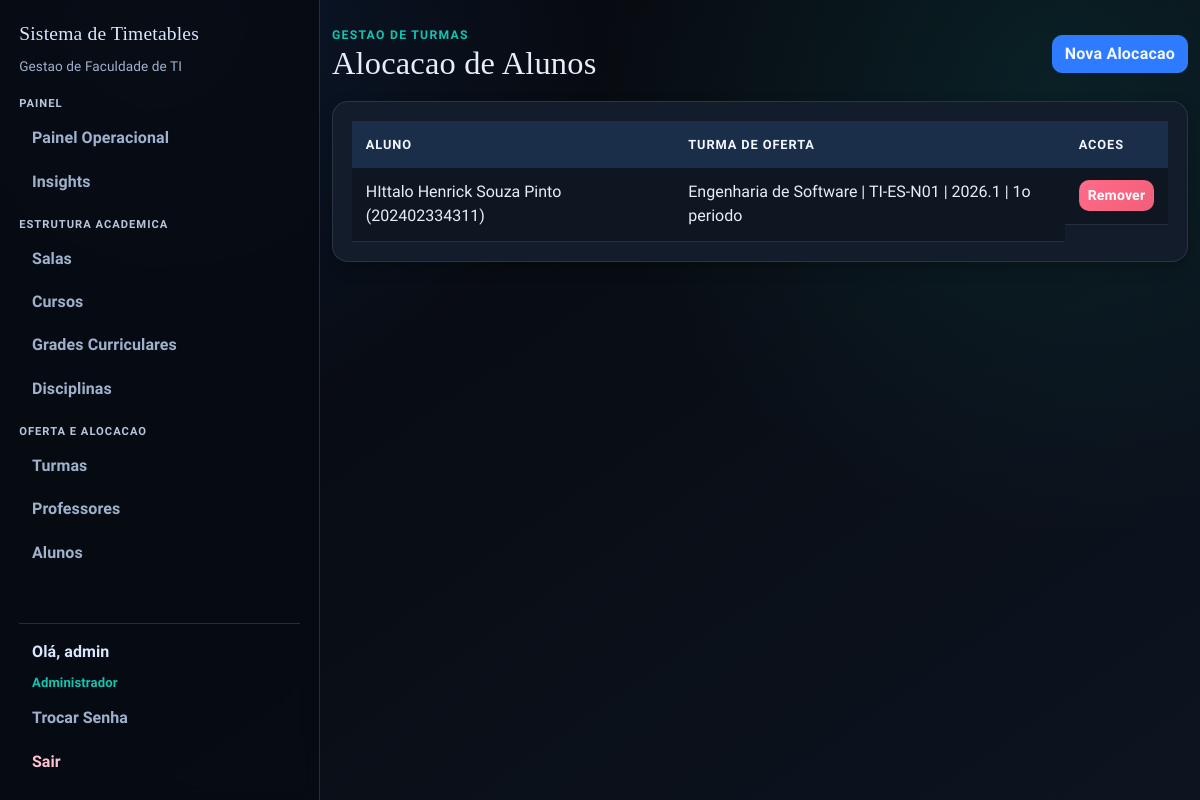
Screenshot of /matriculas (signed in) with the database file from the repository.
### app/models.py (models this page shows, shortened)
class User(UserMixin, db.Model):
    id = db.Column(db.Integer, primary_key=True)
    username = db.Column(db.String(64), unique=True, nullable=False)
    email = db.Column(db.String(120), unique=True, nullable=False)
    password_hash = db.Column(db.String(128))
    role = db.Column(db.String(20), default='professor')  # 'admin' or 'professor'
    disciplinas_aptas = db.relationship(
        "Disciplina",
        secondary=professor_disciplina,
        lazy="select",
        backref=db.backref("professores_aptos", lazy="select"),
    )
    def is_admin(self):
        return self.role == 'admin'

class Matricula(db.Model):
    id = db.Column(db.Integer, primary_key=True)
    aluno_id = db.Column(db.Integer, db.ForeignKey('aluno.id'), nullable=False)
    turma_id = db.Column(db.Integer, db.ForeignKey('turma.id'), nullable=False)
    created_at = db.Column(db.DateTime(timezone=True), nullable=False, default=utc_now)
    aluno = db.relationship(
        'Aluno',
        backref=db.backref('matriculas', cascade='all, delete-orphan'),
    )
    turma = db.relationship(
        'Turma',
        backref=db.backref('matriculas', cascade='all, delete-orphan'),
    )
    __table_args__ = (
        db.UniqueConstraint('aluno_id', 'turma_id', name='unique_aluno_turma'),
    )

class Aluno(db.Model):
    id = db.Column(db.Integer, primary_key=True)
    nome = db.Column(db.String(120), nullable=False)
    matricula = db.Column(db.String(30), unique=True, nullable=False)
    created_at = db.Column(db.DateTime(timezone=True), nullable=False, default=utc_now)

class Curso(db.Model):
    id = db.Column(db.Integer, primary_key=True)
    nome = db.Column(db.String(120), nullable=False, unique=True)
    codigo = db.Column(db.String(20), nullable=False, unique=True)
    quantidade_periodos = db.Column(db.Integer, nullable=False, default=8)
    ativo = db.Column(db.Boolean, nullable=False, default=True)

class Turma(db.Model):
    id = db.Column(db.Integer, primary_key=True)
    curso_id = db.Column(db.Integer, db.ForeignKey("curso.id"), nullable=False)
    codigo = db.Column(db.String(30), nullable=False)
    semestre_letivo = db.Column(db.String(20), nullable=False)
    periodo = db.Column(db.Integer, nullable=False)
    turno = db.Column(db.String(20), nullable=False, default="noturno")
    quantidade_alunos = db.Column(db.Integer, nullable=True)
    ativa = db.Column(db.Boolean, nullable=False, default=True)
    curso = db.relationship("Curso", backref=db.backref("turmas", lazy="select"))
    __table_args__ = (
        db.UniqueConstraint("curso_id", "codigo", "semestre_letivo", name="unique_turma_codigo_semestre"),
    )

### app/routes/admin.py (the view)
@bp.route("/matriculas")
@login_required
@admin_required
def matriculas():
    matriculas = (
        Matricula.query.options(
            joinedload(Matricula.aluno),
            joinedload(Matricula.turma).joinedload(Turma.curso),
        )
        .join(Matricula.aluno)
        .order_by(Aluno.nome.asc())
        .all()
    )
    delete_form = DeleteForm()
    return render_template("matriculas.html", matriculas=matriculas, delete_form=delete_form)

### app/models.py (called while the page is built)
@login_manager.user_loader
def load_user(user_id):
    return db.session.get(User, int(user_id))

### app/routes/helpers.py (called while the page is built)
def admin_required_redirect():
    if getattr(current_user, "is_authenticated", False) and current_user.is_admin():
        return None
    flash("Acesso restrito ao administrador.", "danger")
    return redirect(url_for("main.index"))

def admin_required(view_func):
    @wraps(view_func)
    def wrapper(*args, **kwargs):
        guard = admin_required_redirect()
        if guard:
            return guard
        return view_func(*args, **kwargs)
    return wrapper

### templates/matriculas.html (shortened to what this page needs)
{% extends "base.html" %}
{% block content %}
<section class="stagger-in">
  <div class="page-head">
    <div>
      <p class="eyebrow">Gestao de Turmas</p>
      <h1>Alocacao de Alunos</h1>
    </div>
    <a href="{{ url_for('main.new_matricula') }}" class="btn btn-primary">Nova Alocacao</a>
  </div>
  <div class="surface table-shell">
    <div class="table-responsive">
      <table class="table">
        <thead>
          <tr>
            <th>Aluno</th>
            <th>Turma de Oferta</th>
            <th>Acoes</th>
          </tr>
        </thead>
        <tbody>
          {% for item in matriculas %}
          <tr>
            <td>{{ item.aluno.nome }} ({{ item.aluno.matricula }})</td>
            <td>
              {% if item.turma %}
              {{ item.turma.curso.nome if item.turma.curso else 'Curso' }} |
              {{ item.turma.codigo }} |
              {{ item.turma.semestre_letivo }} |
              {{ item.turma.periodo }}o periodo
              {% else %}
              <span class="text-muted">Turma removida</span>
              {% endif %}
            </td>
            <td class="actions-cell">
              <form
                method="POST"
                action="{{ url_for('main.delete_matricula', id=item.id) }}"
                class="d-inline"
                onsubmit="return confirm('Tem certeza que deseja remover esta alocacao?');"
              >
                <button type="submit" class="btn btn-sm btn-danger">Remover</button>
              </form>
            </td>
          </tr>
          {% endfor %}
        </tbody>
      </table>
    </div>
  </div>
</section>
{% endblock %}

### templates/base.html (shortened to what this page needs)
<!doctype html>
<html lang="pt-br">
  <head>
    <link
      href="https://cdn.jsdelivr.net/npm/bootstrap@5.1.3/dist/css/bootstrap.min.css"
      rel="stylesheet"
    />
    <link rel="stylesheet" href="{{ url_for('static', filename='css/styles.css') }}" />
  </head>
  <body>
    {% if current_user.is_authenticated %}
    {% set current_endpoint = request.endpoint or '' %}
    <div class="app-shell">
      <aside class="app-sidebar">
        <a class="app-brand" href="{{ url_for('main.index') }}">Sistema de Timetables</a>
        <p class="sidebar-subtitle">Gestao de Faculdade de TI</p>
        <nav class="sidebar-nav">
          <ul class="nav flex-column gap-3">
            {% if current_user.is_admin() %}
            <li class="nav-group">
              <p class="sidebar-group-title">Painel</p>
              <a class="sidebar-link {{ 'is-active' if current_endpoint == 'main.admin_dashboard' else '' }}" href="{{ url_for('main.admin_dashboard') }}">Painel Operacional</a>
              <a class="sidebar-link {{ 'is-active' if current_endpoint == 'main.admin_insights' else '' }}" href="{{ url_for('main.admin_insights') }}">Insights</a>
            </li>
            <li class="nav-group">
              <p class="sidebar-group-title">Estrutura Academica</p>
              <a class="sidebar-link {{ 'is-active' if current_endpoint in ['main.salas', 'main.new_sala', 'main.edit_sala'] else '' }}" href="{{ url_for('main.salas') }}">Salas</a>
              <a class="sidebar-link {{ 'is-active' if current_endpoint in ['main.cursos', 'main.new_curso', 'main.edit_curso'] else '' }}" href="{{ url_for('main.cursos') }}">Cursos</a>
              <a class="sidebar-link {{ 'is-active' if current_endpoint in ['main.grades', 'main.new_grade', 'main.edit_grade', 'main.grade_items', 'main.new_grade_item', 'main.edit_grade_item'] else '' }}" href="{{ url_for('main.grades') }}">Grades Curriculares</a>
              <a class="sidebar-link {{ 'is-active' if current_endpoint in ['main.disciplinas', 'main.new_disciplina', 'main.edit_disciplina'] else '' }}" href="{{ url_for('main.disciplinas') }}">Disciplinas</a>
            </li>
            <li class="nav-group">
              <p class="sidebar-group-title">Oferta e Alocacao</p>
              <a class="sidebar-link {{ 'is-active' if current_endpoint in ['main.turmas', 'main.new_turma', 'main.edit_turma', 'main.turma_quadro', 'main.turma_alunos', 'main.delete_turma_matricula', 'main.alocar_professor_timetable', 'main.alocar_professores_turma_lote'] else '' }}" href="{{ url_for('main.turmas') }}">Turmas</a>
              <a class="sidebar-link {{ 'is-active' if current_endpoint in ['main.professores', 'main.new_professor', 'main.edit_professor'] else '' }}" href="{{ url_for('main.professores') }}">Professores</a>
              <a class="sidebar-link {{ 'is-active' if current_endpoint in ['main.alunos', 'main.new_aluno', 'main.edit_aluno'] else '' }}" href="{{ url_for('main.alunos') }}">Alunos</a>
            </li>
            {% else %}
            <li class="nav-group">
              <p class="sidebar-group-title">Professor</p>
              <a class="sidebar-link {{ 'is-active' if current_endpoint == 'main.professor_dashboard' else '' }}" href="{{ url_for('main.professor_dashboard') }}">Minhas Turmas</a>
            </li>
            {% endif %}
          </ul>
        </nav>
        <div class="sidebar-user">
          <span class="sidebar-greeting">Ol&aacute;, {{ current_user.username }}</span>
          <span class="sidebar-role">{{ 'Administrador' if current_user.is_admin() else 'Professor' }}</span>
          <a class="sidebar-link {{ 'is-active' if current_endpoint == 'main.change_password' else '' }}" href="{{ url_for('main.change_password') }}">Trocar Senha</a>
          <a class="sidebar-link sidebar-link-logout" href="{{ url_for('main.logout') }}">Sair</a>
        </div>
      </aside>
      <main class="app-content">
        <div class="container app-main">
    {% endif %}
      {% block content %}{% endblock %}
    {% if current_user.is_authenticated %}
        </div>
      </main>
    </div>
    {% else %}
    </main>
    {% endif %}
  </body>
</html>

### static/css/styles.css (style rules this page uses)
:root { --bg-1: #05070b; --bg-2: #0d1420; --surface: #121c2a; --surface-soft: #192636; --ink-1: #e8eef8; --ink-2: #9fb2cd; --line: #273954; --brand: #2f7bff; --brand-strong: #1f5fd0; --accent: #11c5b1; --accent-strong: #0d9788; --ok: #22c55e; --danger: #f25f7a; --warning: #f4b642; --radius-lg: 16px; --radius-md: 10px; --shadow-soft: 0 10px 26px rgba(0, 0, 0, 0.3); --shadow-subtle: 0 6px 16px rgba(0, 0, 0, 0.24); }
* { box-sizing: border-box; }
body { margin: 0; min-height: 100vh; font-family: "Source Sans 3", "Trebuchet MS", sans-serif; color: var(--ink-1); background: radial-gradient(circle at 12% 0%, rgba(47, 123, 255, 0.14), transparent 34%), radial-gradient(circle at 88% 10%, rgba(17, 197, 177, 0.1), transparent 36%), linear-gradient(145deg, var(--bg-1) 0%, var(--bg-2) 100%); }
body::before { content: ""; position: fixed; inset: 0; pointer-events: none; background-image: linear-gradient(rgba(255, 255, 255, 0.02) 1px, transparent 1px), linear-gradient(90deg, rgba(255, 255, 255, 0.02) 1px, transparent 1px); background-size: 42px 42px; opacity: 0.36; z-index: -1; }
h1, h2, h3, h4, h5, h6, .app-brand { font-family: "Bree Serif", Georgia, serif; letter-spacing: 0.2px; }
h1 { margin: 0; font-size: clamp(1.8rem, 2.7vw, 2.4rem); color: var(--ink-1); }
p, label, span, li, input, select, button { letter-spacing: 0.1px; }
.app-shell { display: flex; min-height: 100vh; }
.app-sidebar { width: min(320px, 92vw); display: flex; flex-direction: column; gap: 1rem; padding: 1.2rem; border-right: 1px solid rgba(159, 178, 205, 0.2); background: rgba(7, 12, 19, 0.9); backdrop-filter: blur(8px); }
.app-brand { display: inline-flex; align-items: center; color: #dbe7ff; font-size: 1.22rem; text-decoration: none; }
.sidebar-subtitle { margin: -0.5rem 0 0.2rem; color: var(--ink-2); font-size: 0.85rem; }
.sidebar-nav { flex: 1; overflow-y: auto; padding-right: 0.2rem; }
.nav-group { display: grid; gap: 0.3rem; }
.sidebar-group-title { margin: 0 0 0.1rem; color: #d5e5ff; text-transform: uppercase; letter-spacing: 1px; font-size: 0.7rem; font-weight: 800; opacity: 0.86; }
.sidebar-link { display: block; width: 100%; color: var(--ink-2); font-weight: 700; text-decoration: none; border-radius: 999px; padding: 0.45rem 0.8rem; transition: background 0.2s ease, color 0.2s ease; }
.sidebar-user { display: grid; gap: 0.35rem; padding-top: 0.8rem; border-top: 1px solid rgba(159, 178, 205, 0.2); }
.sidebar-greeting { color: #dbe7ff; font-weight: 700; padding: 0.2rem 0.8rem; }
.sidebar-role { color: var(--accent); font-weight: 700; padding: 0 0.8rem; font-size: 0.82rem; }
.sidebar-link-logout { color: #ffc2cf; }
.app-content { flex: 1; min-width: 0; }
.app-main { padding-top: 1.6rem; padding-bottom: 2.4rem; }
.page-head { display: flex; flex-wrap: wrap; align-items: center; justify-content: space-between; gap: 0.8rem; margin-bottom: 1.15rem; }
.eyebrow { margin: 0; text-transform: uppercase; font-size: 0.76rem; letter-spacing: 1.3px; color: var(--accent); font-weight: 800; }
.surface { background: var(--surface); border: 1px solid rgba(159, 178, 205, 0.16); border-radius: var(--radius-lg); box-shadow: var(--shadow-subtle); }
.form-shell, .table-shell, .section-shell { padding: 1.2rem; }
.table-shell { overflow: hidden; }
.table { margin-bottom: 0; border-collapse: separate; border-spacing: 0; }
.table thead th { background: #1b2e49; color: #f2f7ff; border: none; font-size: 0.8rem; text-transform: uppercase; letter-spacing: 0.9px; font-weight: 700; padding: 0.85rem; }
.table tbody td { border-color: rgba(159, 178, 205, 0.16); color: var(--ink-1); padding: 0.78rem 0.85rem; vertical-align: middle; background: rgba(10, 16, 25, 0.46); }
.btn { border-radius: 10px; font-weight: 700; letter-spacing: 0.2px; border-width: 1px; transition: background-color 0.2s ease, border-color 0.2s ease, color 0.2s ease; }
.btn-primary { color: #f3f8ff; background: var(--brand); border-color: var(--brand); }
.btn-danger { background: linear-gradient(135deg, #ff6b88 0%, var(--danger) 100%); border-color: transparent; }
.actions-cell { display: flex; align-items: center; flex-wrap: wrap; gap: 0.45rem; }
.actions-cell .btn { margin: 0; }
.actions-cell form { margin: 0; }
.stagger-in { animation: riseIn 0.45s ease both; }

### rows the page displays
User: username "admin", role "Administrador"
Matricula: aluno.nome "HIttalo Henrick Souza Pinto", aluno.matricula "202402334311", turma.curso "Engenharia de Software", turma.codigo "TI-ES-N01", turma.semestre_letivo "2026.1", turma.periodo "1"
